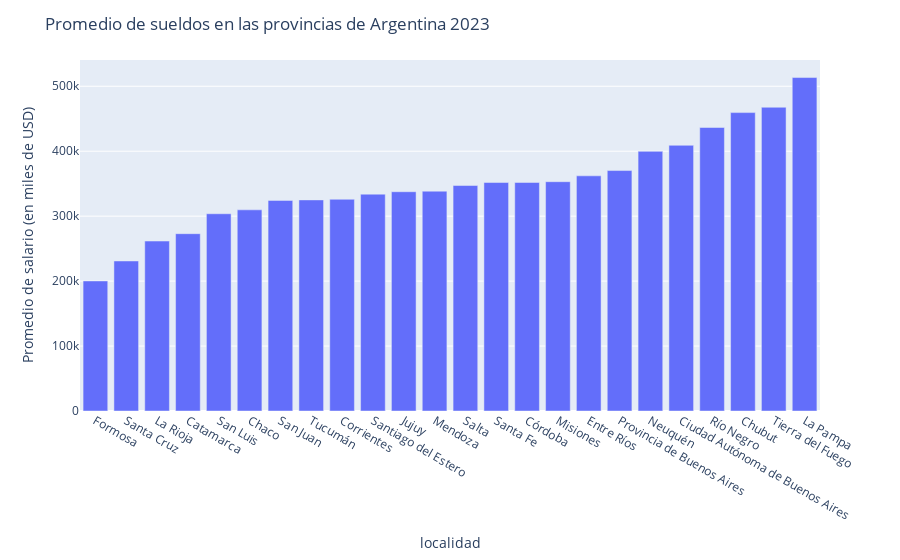

The cell this chart's notebook holds for it:
### Code cell
# Ordenar valores de forma descendente
promedio_salarios_miles = promedio_salarios_miles.sort_values(ascending=True)

# Crear figura
fig = px.bar(promedio_salarios_miles, x=promedio_salarios_miles.index, y=promedio_salarios_miles,
             labels={'x': 'Localidad', 'y': 'Promedio de salario (en miles de USD)'})

# Configurar título del gráfico
fig.update_layout(title_text='Promedio de sueldos en las provincias de Argentina 2023')

# Mostrar figura
fig.show()

### Figure 1 — Plotly figure (JSON) as saved in the notebook; plotly's stock layout.template omitted (floating-point values rounded to 4 significant figures)
{"data": [{"alignmentgroup": "True", "hovertemplate": "localidad=%{x}<br>Promedio de salario (en miles de USD)=%{y}<extra></extra>", "legendgroup": "", "marker": {"color": "#636efa", "pattern": {"shape": ""}}, "name": "", "offsetgroup": "", "orientation": "v", "showlegend": false, "textposition": "auto", "type": "bar", "x": ["Formosa", "Santa Cruz", "La Rioja", "Catamarca", "San Luis", "Chaco", "San Juan", "Tucumán", "Corrientes", "Santiago del Estero", "Jujuy", "Mendoza", "Salta", "Santa Fe", "Córdoba", "Misiones", "Entre Ríos", "Provincia de Buenos Aires", "Neuquén", "Ciudad Autónoma de Buenos Aires", "Río Negro", "Chubut", "Tierra del Fuego", "La Pampa"], "xaxis": "x", "y": [200250, 231000, 261700.0, 273000.0, 303700.0, 309700.0, 324300.0, 325000.0, 326000.0, 333900.0, 337600.0, 338500.0, 347200.0, 351800.0, 351900.0, 353100.0, 362100.0, 370200.0, 399800.0, 409100.0, 436500.0, 459400.0, 467700.0, 513400.0], "yaxis": "y"}], "layout": {"barmode": "relative", "legend": {"tracegroupgap": 0}, "margin": {"t": 60}, "title": {"text": "Promedio de sueldos en las provincias de Argentina 2023"}, "xaxis": {"anchor": "y", "domain": [0, 1], "title": {"text": "localidad"}}, "yaxis": {"anchor": "x", "domain": [0, 1], "title": {"text": "Promedio de salario (en miles de USD)"}}}}
